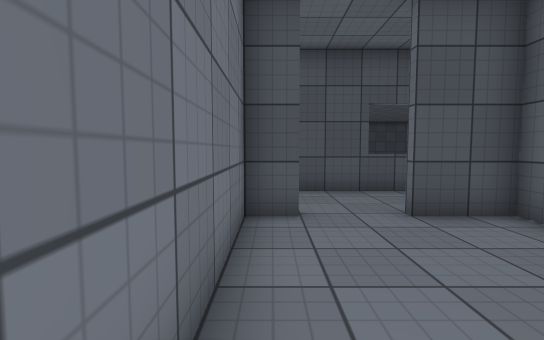
View 1 (above)

17 first-person views from a walk through a 3-D level made in the Unity game engine. The camera is 1.2 m above the floor, tilts 4° down and sees 85° across. The floor is counted in squares, 1 m on a side. Each view is taken from the middle of a square. On the plan, view 1 faces up. The plan holds only what a view shows up to about 13 squares ahead; the rest is blank. The place goes on beyond the plan. The player character is not drawn. Door leaves are left out, so doorways stand open. Surface patterns are stand-ins for the level's own textures.

View 2
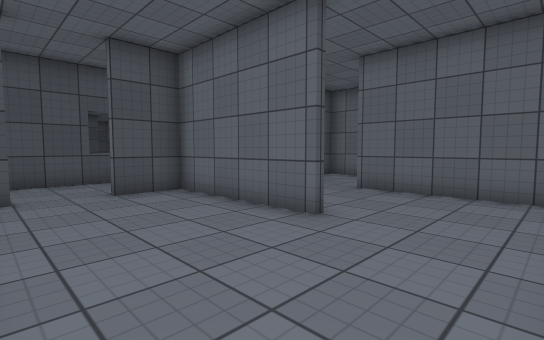

View 3
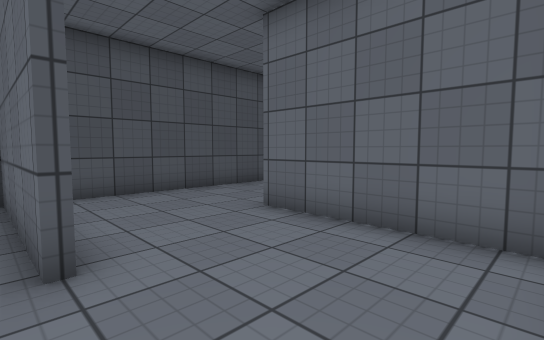

View 4
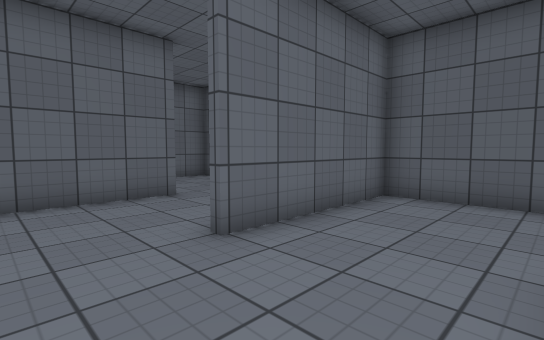

View 5
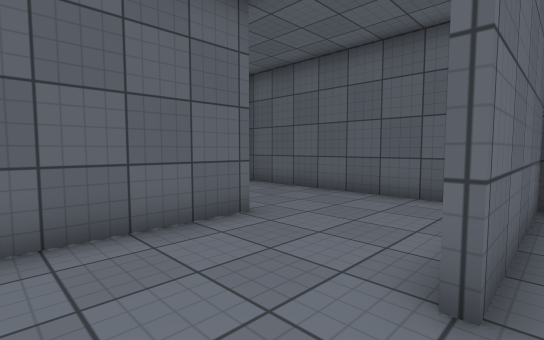

View 6
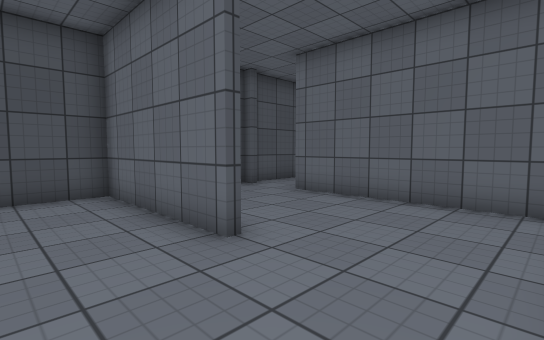

View 7
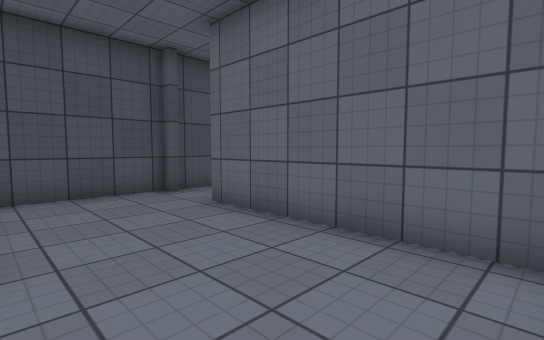

View 8
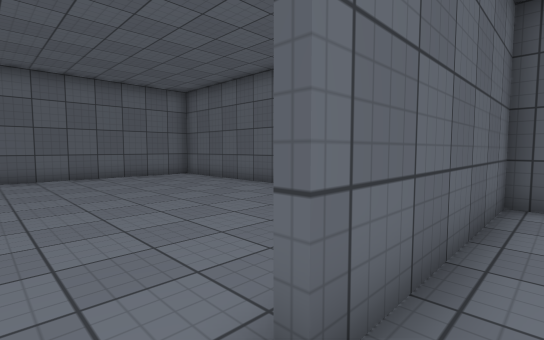

View 9
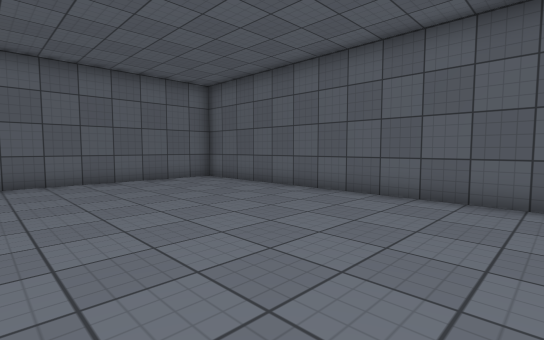

View 10
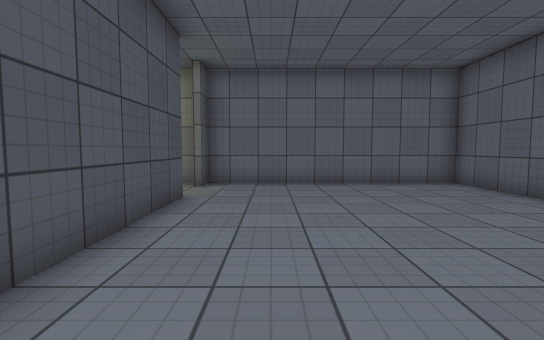

View 11
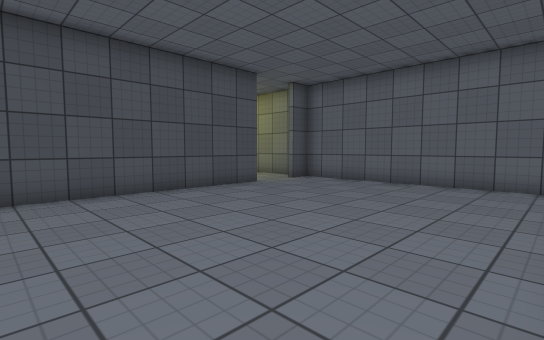

View 12
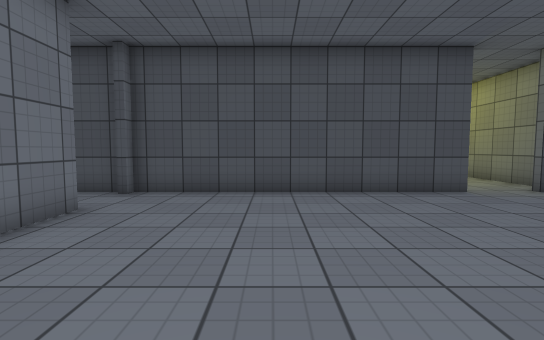

View 13
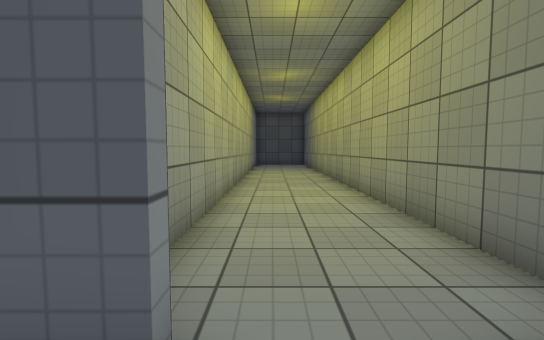

View 14
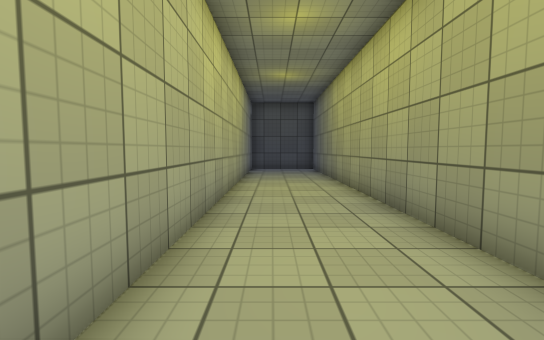

View 15
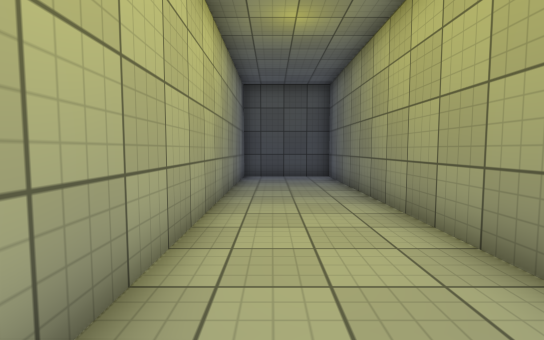

View 16
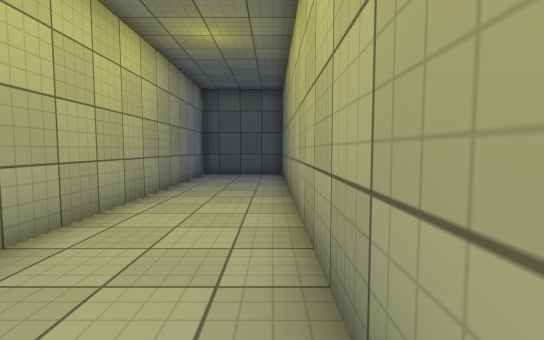

View 17
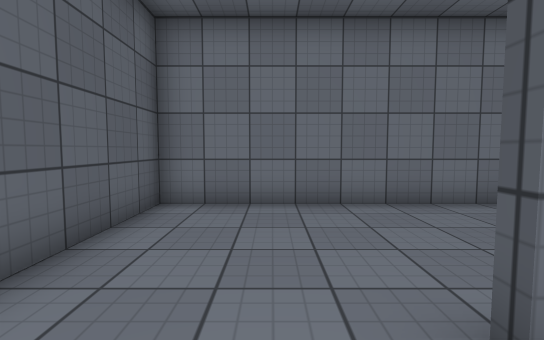

### Floor plan
Points are (right, up) in squares from view 1. A wall is a line through its corners. A room is listed if a view was taken in it or the views show most of it. See-through windows are left out.
Room 1 (views 1, 2, 3, 4, 5, 6, 7, 8, 17)
walls: (4.8, 0.2) (4.4, 0.2) (4.4, 5.3) (2.5, 5.3); (5.3, -3.5) (8.4, -3.5) (8.4, 1.7); (9.9, -3.5) (16.9, -3.5) (16.9, 2.9); (12.4, 0.1) (12.4, 5.3) (5.5, 5.3); (0.5, 5.3) (-0.5, 5.3) (-0.5, -3.5) (3.4, -3.5); (16.9, 5.3) (13.3, 5.3)
ways out: open door at (17, 4) to room 2; open door at (1.5, 5.5)
Room 2 (views 9, 10, 11, 12, 13)
walls: (26.5, 5.3) (17.1, 5.3); (17.1, 2.9) (17.1, 1.1); (18.3, -3.5) (29.5, -3.5) (29.5, 5.3) (28.5, 5.3)
ways out: open door at (17, 4) to room 1; open door at (27.5, 5.5) to room 3
Room 3 (views 14, 15, 16)
walls: (29.5, 5.8) (29.5, 27) (25.8, 27) (25.8, 7.5)
ways out: open door at (27.5, 5.5) to room 2

Positions as (right, up) in squares from view 1, and headings:
1: (0, 0), facing up
2: (0, -3), facing up-right
3: (4, -3), facing up-right
4: (5, 4), facing down-right
5: (8, 4), facing down-right
6: (10, -3), facing up-right
7: (13, -3), facing up-right
8: (16, 4), facing down-right
9: (18, 4), facing down-right
10: (19, 3), facing right
11: (19, -3), facing up-right
12: (21, -3), facing up
13: (27, 4), facing up
14: (27, 9), facing up
15: (27, 14), facing up
16: (29, 13), facing up
17: (6, -1), facing left
